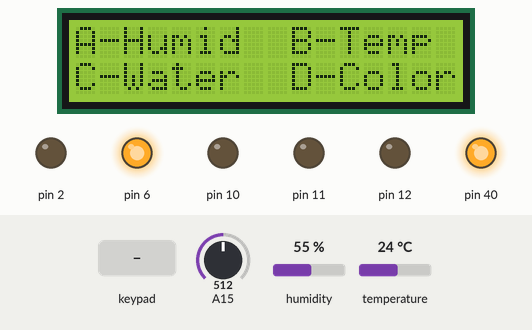
This sketch was run on a simulated Arduino Mega 2560, built with avr-gcc and run on an emulated ATmega2560. Parts: 16×2 character LCD, output pins drawn as LEDs (lit = HIGH). Dashed ring = blinking. The inputs (shaded band) are chosen by the test bench; at power-on: A15 = 512, humidity 55 %, temperature 24 °C. What the sketch prints to the serial monitor is not drawn.

Above: at 5.3 s.
5.4 s: key '*' pressed
At 6.3 s:
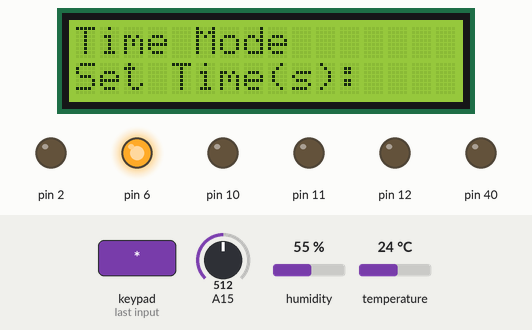
6.9 s: keypad keys 3 3 3 2 3 1 3 0 # pressed 0.4 s apart
At 10.65 s:
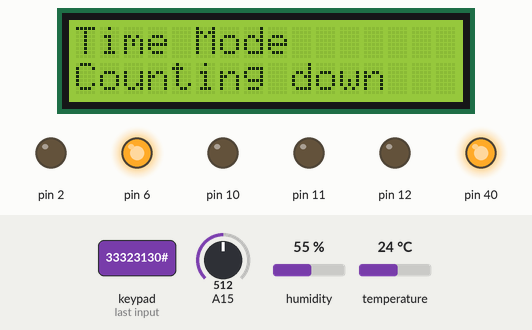
12.3 s: key 'A' pressed
At 12.91 s:
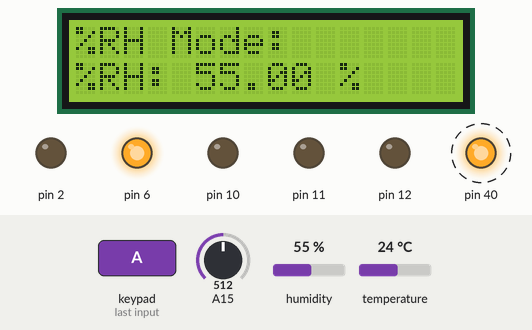
14.6 s: keypad keys 3 3 3 2 3 1 3 0 D pressed 0.4 s apart
At 18.43 s:
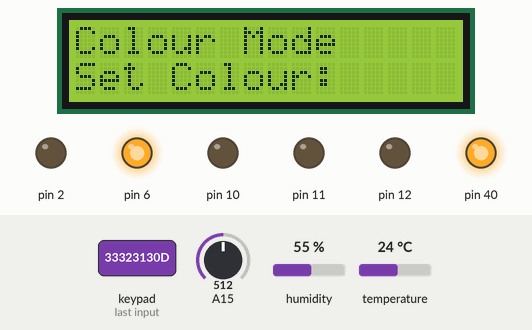
20.1 s: keypad keys 1 3 9 7 2 2 2 2 D pressed 0.4 s apart
At 20.81 s:
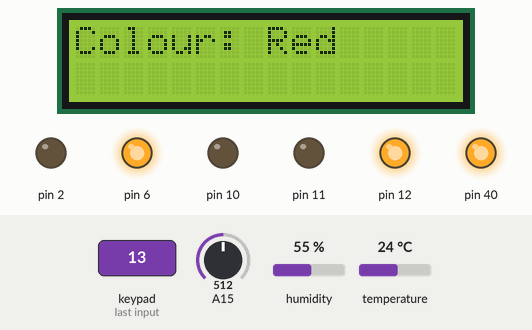
25.2 s: key 'B' pressed
At 25.52 s:
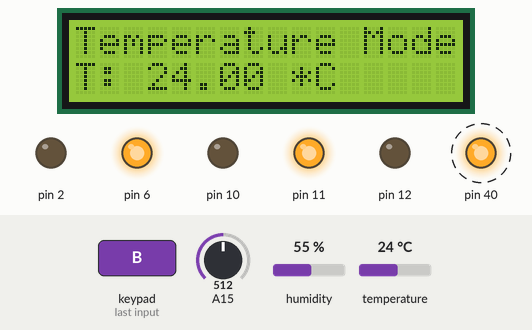
Timing chart, 0 to 28.2 s (numbered marks = the images above; inputs shaded):
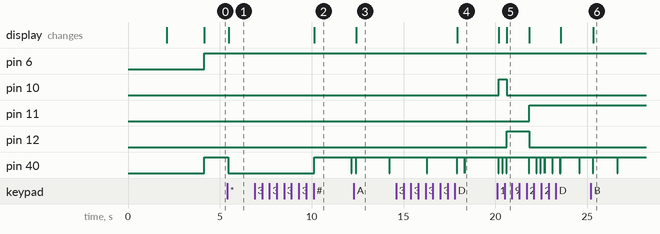

The sketch:

Smart_Humidifier_C_WithSwitch.ino
```cpp
#include <DHT.h>
#include <Keypad.h>
#include <LiquidCrystal_I2C.h>

/// Define Pins ///
/*
 * define DHTPIN 3
 * define DHTTYPE DHT11
 * define POWER_WATERPIN 40
 * define SIGNAL_WATERPIN A15
 * define BUZZERPIN 2
 * define RELAYPIN 6
 * define LEDPIN 10-12 (GREEN 10, YELLOW 11, RED 12)
 * define KEYPADPIN 30-37
 * define 4DIGITPIN 43-48,50-53,A10,A11
 */

LiquidCrystal_I2C lcd(0x27, 16, 2);
DHT dht (3, DHT11);

byte colPins[4] = {33,32,31,30};
byte rowPins[4] = {34,35,36,37};

char keys[4][4] = {
  {'1','2','3','A'},
  {'4','5','6','B'},
  {'7','8','9','C'},
  {'*','0','#','D'}
};

Keypad keypad = Keypad(makeKeymap(keys), rowPins, colPins, 4, 4);

/// Set Sensor Value ///
float humidity = 0;
float temperature = 0;
int waterlevel = 0;
float newwaterlevel = 0;

int kcount = 0; // Counter show put colour
int dcount = 0; // Counter show end colour
char oldkey = 'E';

String numInput = "";
char numEnd = '#';
int numcheck = 0; // Stop loop input number time

/*
int digit1 = 48; //PWM Display pin 1
int digit2 = 51; //PWM Display pin 2
int digit3 = 52; //PWM Display pin 6
int digit4 = 47; //PWM Display pin 8
int segA = A10; //Display pin 14
int segB = 53; //Display pin 16
int segC = 45; //Display pin 13
int segD = 43; //Display pin 3
int segE = A11; //Display pin 5
int segF = 50; //Display pin 11
int segG = 46; //Display pin 15
*/

int start_num ;  // Number to countdown from input time + 11 start:30 put:41
unsigned long time;

int digitcount = 0; // Set digitcount for start countdown time
int workcount = 0; // Set workcount for correct start countdown time

/*
int re6 = 0;
int reA2 = 0;
*/

void setup()
{
  // Arduino Boot-up //
  Serial.begin(9600);
  Serial.println("Starting...");

  // Temp & Humidity Sensor Boot //
  dht.begin();
  pinMode(3,OUTPUT);

  // Relay Boot //
  pinMode(6,OUTPUT);

  // LCD Boot //
  lcd.init();
  lcd.backlight();

  // Water Sensor Set-up //
  pinMode(40,OUTPUT);
  digitalWrite(40,LOW);

  // Buzzer(Sound) Set-up //
  pinMode(2,OUTPUT);

  // LED Set-up //
  pinMode(10,OUTPUT);
  pinMode(11,OUTPUT);
  pinMode(12,OUTPUT);
  digitalWrite(10,LOW);
  digitalWrite(11,LOW);
  digitalWrite(12,LOW);

  /*
  /// 4-digit 7-segmen Set-up
  pinMode(segA, OUTPUT);
  pinMode(segB, OUTPUT);
  pinMode(segC, OUTPUT);
  pinMode(segD, OUTPUT);
  pinMode(segE, OUTPUT);
  pinMode(segF, OUTPUT);
  pinMode(segG, OUTPUT);

  pinMode(digit1, OUTPUT);
  pinMode(digit2, OUTPUT);
  pinMode(digit3, OUTPUT);
  pinMode(digit4, OUTPUT);

  //start_num = numInput.toInt();
  */

  // Welcome Text //
  lcd.setCursor(0,0);
  lcd.print("Humidifier");
  lcd.setCursor(0,1);
  lcd.print("Start-up");

  delay(2000);
  lcd.clear();

  lcd.setCursor(0,0);
  lcd.print("Please");
  lcd.setCursor(0,1);
  lcd.print("Select Mode:");
  delay(2000);
  lcd.clear();

  lcd.setCursor(0,0);
  lcd.print("A-Humid  B-Temp");
  lcd.setCursor(0,1);
  lcd.print("C-Water  D-Color");
}

void loop()
{
  // Keypad Input //
  char key = keypad.getKey();
  if (key != NO_KEY) {
    Serial.println(key);
  }

  // Test Key * - Numpad Input //
  if (key == '*') {
    oldkey = '*';
    Serial.println("Setting Time Mode");
    Serial.println(start_num);
    lcd.clear();
    lcd.setCursor(0,0);
    lcd.print("Time Mode");
    lcd.setCursor(0,1);
    lcd.print("Set Time(s): ");
    char a;
    while (1)
    {
      a = keypad.getKey();
      if(a == '#')
       {
        digitcount += 1;
        lcd.clear();
        lcd.setCursor(0,0);
        lcd.print("Time Mode");
        lcd.setCursor(0,1);
        lcd.print("Counting down");
        break;
      }
      if(a){
        Serial.print(a);
        numInput += a;
      }
    }
    a = ' ';
    Serial.println(numInput);
    start_num = numInput.toInt();
    Serial.println(start_num);
  }

  if (key == '#') {
    oldkey = '#';
  }

  // Key A - Relative Humidity Display //
  if (key == 'A' && oldkey != 'D') {
    oldkey = 'E';
    Serial.print("%RH: ");
    Serial.print(humidity);
    Serial.println(" %");
    lcd.clear();
    lcd.setCursor(0,0);
    lcd.print("%RH Mode:");
    lcd.setCursor(0,1);
    lcd.print("%RH: ");
    lcd.setCursor(5,1);
    lcd.print(humidity);
    lcd.setCursor(11,1);
    lcd.print("%");
  }

  // Key B - Temperature Display //
  if (key == 'B') {
    oldkey = 'E';
    Serial.print("T: ");
    Serial.print(temperature);
    Serial.println(" *C");
    lcd.clear();
    lcd.setCursor(0,0);
    lcd.print("Temperature Mode");
    lcd.setCursor(0,1);
    lcd.print("T: ");
    lcd.setCursor(3,1);
    lcd.print(temperature);
    lcd.setCursor(9,1);
    lcd.print("*C");
  }

  // Key C - Remaining Water Level Display //
  if (key == 'C') {
    oldkey = 'E';
    Serial.print("Water level value: ");
    Serial.println(waterlevel);
    Serial.println(newwaterlevel);
    lcd.clear();
    lcd.setCursor(0,0);
    lcd.print("Water Level Mode");
    lcd.setCursor(0,1);
    lcd.print("%WL: ");
    lcd.setCursor(5,1);
    lcd.print(newwaterlevel);
    lcd.setCursor(11,1);
    lcd.print("%");
    delay(3000);
    if (newwaterlevel < 30) {
      lcd.clear();
      lcd.setCursor(0,0);
      lcd.print("Water Level Mode");
      lcd.setCursor(0,1);
      lcd.print("Fill More Water");
    }
  }

  // Key D - RGB LEDs Display //
  if (key == 'D') {
    dcount += 1;
    oldkey = 'D';
    lcd.clear();
    lcd.setCursor(0,0);
    lcd.print("Colour Mode");
    lcd.setCursor(0,1);
    lcd.print("Set Colour:");
    if (kcount == 0) {
      Serial.print("Set colour: ");
      kcount += 1;
    }
  }
  if (oldkey == 'D' && key == '1','2','3','4') {
    if (key == '1' && kcount == 1) {
      Serial.print("Colour: ");
      Serial.println("Green");
      lcd.clear();
      lcd.setCursor(0,0);
      lcd.print("Colour: Green");
      digitalWrite(10,HIGH);
      digitalWrite(11,LOW);
      digitalWrite(12,LOW);
    }
    if (key == '2' && kcount == 1) {
      Serial.print("Colour: ");
      Serial.println("Yellow");
      lcd.clear();
      lcd.setCursor(0,0);
      lcd.print("Colour: Yellow");
      digitalWrite(10,LOW);
      digitalWrite(11,HIGH);
      digitalWrite(12,LOW);
    }
    if (key == '3'&& kcount == 1) {
      Serial.print("Colour: ");
      Serial.println("Red");
      lcd.clear();
      lcd.setCursor(0,0);
      lcd.print("Colour: Red");
      digitalWrite(10,LOW);
      digitalWrite(11,LOW);
      digitalWrite(12,HIGH);
    }
    if (key == '4' && kcount == 1) {
      Serial.print("Colour: ");
      Serial.println("Don't Have Colour");
      lcd.clear();
      lcd.setCursor(0,0);
      lcd.print("Colour:");
      lcd.setCursor(0,1);
      lcd.print("Don't Have");
      digitalWrite(10,LOW);
      digitalWrite(11,LOW);
      digitalWrite(12,LOW);
    }
  }
  if (dcount == 2 && key == 'D') {
      oldkey = 'E'; //// set any letter that isnt D
      Serial.println("End Colour");
      kcount = 0;
      dcount = 0;
      lcd.clear();
      lcd.setCursor(0,0);
      lcd.print("End Colour Mode");
  }

  /// Humidity & Temperature Sensor ///
  humidity = dht.readHumidity();
  temperature = dht.readTemperature();

  /*
  re6 = digitalRead(6);
  reA2 = analogRead(A2);
  */

  if (humidity < 80) {
    //Serial.println(re6);
    digitalWrite(6,HIGH);
    workcount += 1;
    //Serial.print("reA2");
    //Serial.println(reA2);
    //delay(500);
  }
  else {
    //Serial.println(re6);
    digitalWrite(6,LOW);
    workcount = 0;
  }

  /// Water Sensor ///
  digitalWrite(40,HIGH);
  delay(100);
  waterlevel = analogRead(A15);
  newwaterlevel = map(waterlevel, 0, 1023, 0, 100);
  digitalWrite(40,LOW);

  /// Buzzer ///
  if (newwaterlevel <= 30) {
    tone(2,1000);   // Send 1kHz sound signal
    delay(500);    // for 1 sec
    noTone(2);      // Stop sound...
    delay(500);    // for 1 sec
  }

  //delay(250);

  /*// 4-digit 7-segment
  if (digitcount == 1 && start_num != 0 && workcount == 1) {
    //long startTime = millis();
    if((millis()/1000) < start_num){
      displayNumber(start_num -(millis()/1000));
    }
    else {
      // reached zero, flash the display
      time=millis();
      while(millis() < time+200) {
        displayNumber(0);  // display 0 for 0.2 second
      }
      time=millis();
      while(millis() < time+200) {
        lightNumber(10);  // Turn display off for 0.2 second
      }
    }
    //while( (millis() - startTime) < 2000) {
    //displayNumber(1217);
    //}
    //delay(1000);
  }*/
}

/*
void displayNumber(int toDisplay) {
#define DISPLAY_BRIGHTNESS  500

#define DIGIT_ON  HIGH
#define DIGIT_OFF  LOW

  long beginTime = millis();

  for(int digit = 4 ; digit > 0 ; digit--) {

    //Turn on a digit for a short amount of time
    switch(digit) {
    case 1:
      digitalWrite(digit1, DIGIT_ON);
      break;
    case 2:
      digitalWrite(digit2, DIGIT_ON);
      break;
    case 3:
      digitalWrite(digit3, DIGIT_ON);
      break;
    case 4:
      digitalWrite(digit4, DIGIT_ON);
      break;
    }

    //Turn on the right segments for this digit
    lightNumber(toDisplay % 10);
    toDisplay /= 10;

    delayMicroseconds(DISPLAY_BRIGHTNESS);
    //Display digit for fraction of a second (1us to 5000us, 500 is pretty good)

    //Turn off all segments
    lightNumber(10);

    //Turn off all digits
    digitalWrite(digit1, DIGIT_OFF);
    digitalWrite(digit2, DIGIT_OFF);
    digitalWrite(digit3, DIGIT_OFF);
    digitalWrite(digit4, DIGIT_OFF);
  }

  while( (millis() - beginTime) < 10) ;
  //Wait for 20ms to pass before we paint the display again
}

//Given a number, turns on those segments
//If number == 10, then turn off number
void lightNumber(int numberToDisplay) {

#define SEGMENT_ON  LOW
#define SEGMENT_OFF HIGH

  switch (numberToDisplay){

  case 0:
    digitalWrite(segA, SEGMENT_ON);
    digitalWrite(segB, SEGMENT_ON);
    digitalWrite(segC, SEGMENT_ON);
    digitalWrite(segD, SEGMENT_ON);
    digitalWrite(segE, SEGMENT_ON);
    digitalWrite(segF, SEGMENT_ON);
    digitalWrite(segG, SEGMENT_OFF);
    break;

  case 1:
    digitalWrite(segA, SEGMENT_OFF);
    digitalWrite(segB, SEGMENT_ON);
    digitalWrite(segC, SEGMENT_ON);
    digitalWrite(segD, SEGMENT_OFF);
    digitalWrite(segE, SEGMENT_OFF);
    digitalWrite(segF, SEGMENT_OFF);
    digitalWrite(segG, SEGMENT_OFF);
    break;

  case 2:
    digitalWrite(segA, SEGMENT_ON);
    digitalWrite(segB, SEGMENT_ON);
    digitalWrite(segC, SEGMENT_OFF);
    digitalWrite(segD, SEGMENT_ON);
    digitalWrite(segE, SEGMENT_ON);
    digitalWrite(segF, SEGMENT_OFF);
    digitalWrite(segG, SEGMENT_ON);
    break;

  case 3:
    digitalWrite(segA, SEGMENT_ON);
    digitalWrite(segB, SEGMENT_ON);
    digitalWrite(segC, SEGMENT_ON);
    digitalWrite(segD, SEGMENT_ON);
    digitalWrite(segE, SEGMENT_OFF);
    digitalWrite(segF, SEGMENT_OFF);
    digitalWrite(segG, SEGMENT_ON);
    break;

  case 4:
    digitalWrite(segA, SEGMENT_OFF);
    digitalWrite(segB, SEGMENT_ON);
    digitalWrite(segC, SEGMENT_ON);
    digitalWrite(segD, SEGMENT_OFF);
    digitalWrite(segE, SEGMENT_OFF);
    digitalWrite(segF, SEGMENT_ON);
    digitalWrite(segG, SEGMENT_ON);
    break;

  case 5:
    digitalWrite(segA, SEGMENT_ON);
    digitalWrite(segB, SEGMENT_OFF);
    digitalWrite(segC, SEGMENT_ON);
    digitalWrite(segD, SEGMENT_ON);
    digitalWrite(segE, SEGMENT_OFF);
    digitalWrite(segF, SEGMENT_ON);
    digitalWrite(segG, SEGMENT_ON);
    break;

  case 6:
    digitalWrite(segA, SEGMENT_ON);
    digitalWrite(segB, SEGMENT_OFF);
    digitalWrite(segC, SEGMENT_ON);
    digitalWrite(segD, SEGMENT_ON);
    digitalWrite(segE, SEGMENT_ON);
    digitalWrite(segF, SEGMENT_ON);
    digitalWrite(segG, SEGMENT_ON);
    break;

  case 7:
    digitalWrite(segA, SEGMENT_ON);
    digitalWrite(segB, SEGMENT_ON);
    digitalWrite(segC, SEGMENT_ON);
    digitalWrite(segD, SEGMENT_OFF);
    digitalWrite(segE, SEGMENT_OFF);
    digitalWrite(segF, SEGMENT_OFF);
    digitalWrite(segG, SEGMENT_OFF);
    break;

  case 8:
    digitalWrite(segA, SEGMENT_ON);
    digitalWrite(segB, SEGMENT_ON);
    digitalWrite(segC, SEGMENT_ON);
    digitalWrite(segD, SEGMENT_ON);
    digitalWrite(segE, SEGMENT_ON);
    digitalWrite(segF, SEGMENT_ON);
    digitalWrite(segG, SEGMENT_ON);
    break;

  case 9:
    digitalWrite(segA, SEGMENT_ON);
    digitalWrite(segB, SEGMENT_ON);
    digitalWrite(segC, SEGMENT_ON);
    digitalWrite(segD, SEGMENT_ON);
    digitalWrite(segE, SEGMENT_OFF);
    digitalWrite(segF, SEGMENT_ON);
    digitalWrite(segG, SEGMENT_ON);
    break;

  case 10:
    digitalWrite(segA, SEGMENT_OFF);
    digitalWrite(segB, SEGMENT_OFF);
    digitalWrite(segC, SEGMENT_OFF);
    digitalWrite(segD, SEGMENT_OFF);
    digitalWrite(segE, SEGMENT_OFF);
    digitalWrite(segF, SEGMENT_OFF);
    digitalWrite(segG, SEGMENT_OFF);
    break;
  }
}
*/
```

Measured:
- after the input at 5.4 s, the display: changes after 0.09 s (image 1)
- after the input at 6.9 s, pin 40: LOW → HIGH after 3.3 s, → LOW 2.0 s later, → HIGH 0.02 s later; the display: changes after 3.3 s (image 2)
- after the input at 12.3 s, the display: changes after 0.11 s (image 3)
- after the input at 14.6 s, the display: changes after 3.3 s (image 4)
- after the input at 20.1 s, pin 10: LOW → HIGH after 0.07 s, → LOW 0.44 s later; pin 11: LOW → HIGH after 1.7 s; pin 12: LOW → HIGH after 0.51 s, → LOW 1.2 s later; the display: first changes after 0.07 s (image 5 shows a later state)
- after the input at 25.2 s, the display: changes after 0.13 s (image 6)
